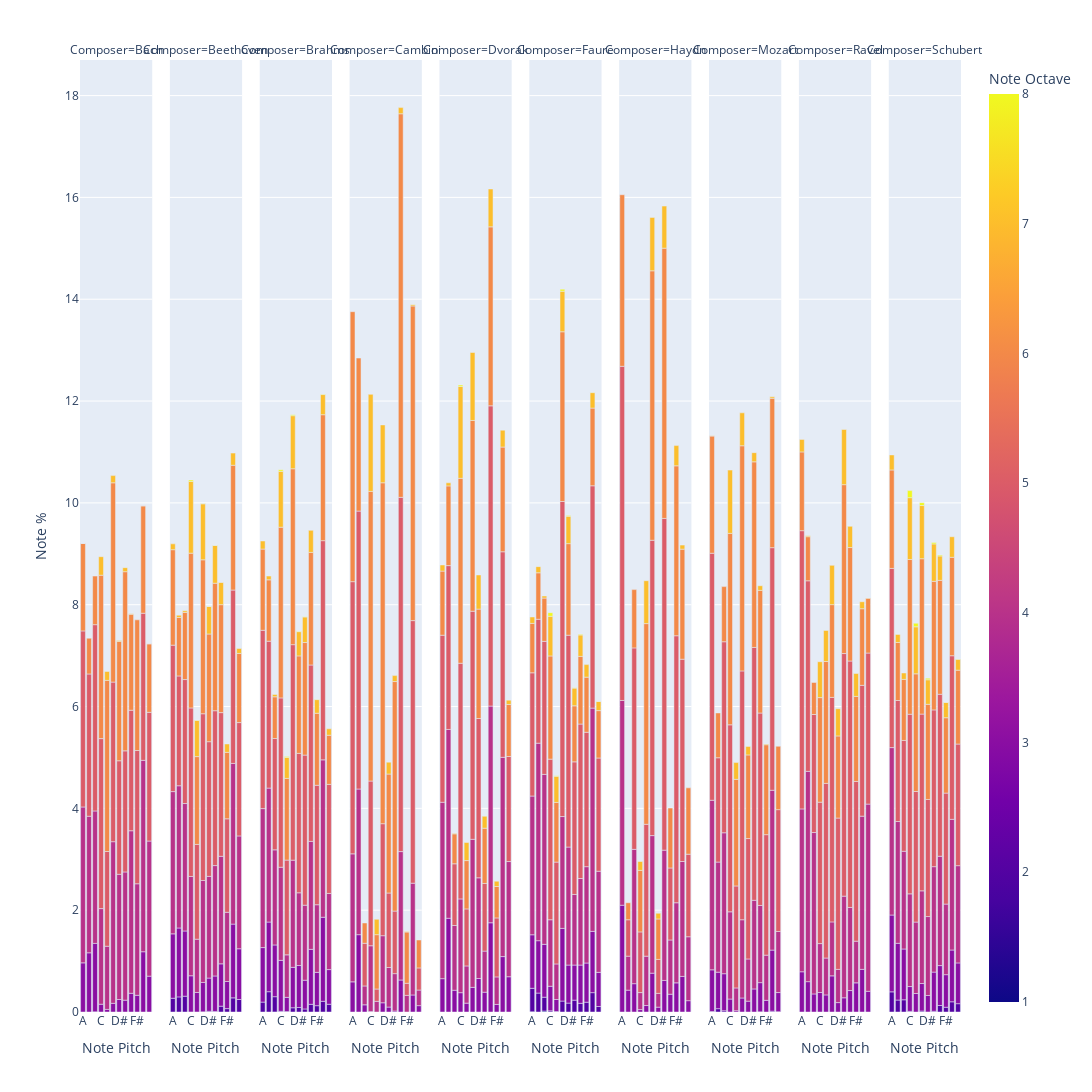

Notebook source saved alongside this figure:
### Markdown cell above
#### Let's plot this so we can visualize the results:

### Code cell
import plotly_express as px

fig = px.bar(notes_df, x='Note Pitch', y='Note %', facet_col='Composer', color='Note Octave')
fig.update_layout(height=1500, width=1500)
fig.show()

### Figure 1 — Plotly figure (JSON) as saved in the notebook; plotly's stock layout.template omitted (floating-point values rounded to 4 significant figures)
{"data": [{"alignmentgroup": "True", "hovertemplate": "Composer=Bach<br>Note Pitch=%{x}<br>Note %=%{y}<br>Note Octave=%{marker.color}<extra></extra>", "legendgroup": "", "marker": {"color": [3, 4, 5, 6, 7, 3, 4, 5, 6, 2, 3, 4, 5, 6, 3, 4, 5, 6, 7, 3, 4, 5, 6, 7, 3, 4, 5, 6, 7, 3, 4, 5, 6, 7, 3, 4, 5, 6, 7, 3, 4, 5, 6, 7, 3, 4, 5, 6, 3, 4, 5, 6, 7, 3, 4, 5, 6, 7], "coloraxis": "coloraxis", "pattern": {"shape": ""}}, "name": "", "offsetgroup": "", "orientation": "v", "showlegend": false, "textposition": "auto", "type": "bar", "x": ["A", "A", "A", "A", "A", "A#", "A#", "A#", "A#", "B", "B", "B", "B", "B", "C", "C", "C", "C", "C", "C#", "C#", "C#", "C#", "C#", "D", "D", "D", "D", "D", "D#", "D#", "D#", "D#", "D#", "E", "E", "E", "E", "E", "F", "F", "F", "F", "F", "F#", "F#", "F#", "F#", "G", "G", "G", "G", "G", "G#", "G#", "G#", "G#", "G#"], "xaxis": "x", "y": [0.9653, 3.062, 3.458, 1.717, 0.001593, 1.163, 2.683, 2.794, 0.7025, 0.003186, 1.344, 2.601, 3.659, 0.9542, 0.1529, 1.878, 3.339, 3.21, 0.3632, 0.05097, 1.241, 1.861, 3.361, 0.1752, 0.1704, 3.175, 3.135, 3.914, 0.1418, 0.2453, 2.46, 2.23, 2.343, 0.01752, 0.2326, 2.518, 2.378, 3.519, 0.07965, 0.368, 3.192, 2.367, 1.886, 0.007965, 0.3282, 2.19, 2.617, 2.566, 1.184, 3.759, 2.89, 2.109, 0.001593, 0.7041, 2.654, 2.528, 1.346, 0.001593], "yaxis": "y"}, {"alignmentgroup": "True", "hovertemplate": "Composer=Beethoven<br>Note Pitch=%{x}<br>Note %=%{y}<br>Note Octave=%{marker.color}<extra></extra>", "legendgroup": "", "marker": {"color": [2, 3, 4, 5, 6, 7, 2, 3, 4, 5, 6, 7, 2, 3, 4, 5, 6, 7, 2, 3, 4, 5, 6, 7, 8, 2, 3, 4, 5, 6, 7, 8, 2, 3, 4, 5, 6, 7, 8, 2, 3, 4, 5, 6, 7, 8, 2, 3, 4, 5, 6, 7, 8, 2, 3, 4, 5, 6, 7, 8, 2, 3, 4, 5, 6, 7, 2, 3, 4, 5, 6, 7, 2, 3, 4, 5, 6, 7], "coloraxis": "coloraxis", "pattern": {"shape": ""}}, "name": "", "offsetgroup": "", "orientation": "v", "showlegend": false, "textposition": "auto", "type": "bar", "x": ["A", "A", "A", "A", "A", "A", "A#", "A#", "A#", "A#", "A#", "A#", "B", "B", "B", "B", "B", "B", "C", "C", "C", "C", "C", "C", "C", "C#", "C#", "C#", "C#", "C#", "C#", "C#", "D", "D", "D", "D", "D", "D", "D", "D#", "D#", "D#", "D#", "D#", "D#", "D#", "E", "E", "E", "E", "E", "E", "E", "F", "F", "F", "F", "F", "F", "F", "F#", "F#", "F#", "F#", "F#", "F#", "G", "G", "G", "G", "G", "G", "G#", "G#", "G#", "G#", "G#", "G#"], "xaxis": "x2", "y": [0.2702, 1.264, 2.794, 2.877, 1.875, 0.1143, 0.2967, 1.353, 2.794, 2.157, 1.148, 0.0438, 0.3103, 1.281, 2.503, 2.435, 1.317, 0.03232, 0.00159, 0.7102, 1.951, 3.31, 3.04, 1.408, 0.02967, 0.0007065, 0.3829, 1.046, 1.862, 1.725, 0.7125, 0.004592, 0.002473, 0.5783, 2.003, 3.275, 3.024, 1.1, 0.007418, 0.01395, 0.6521, 1.998, 2.645, 2.115, 0.5403, 0.002826, 0.01024, 0.6975, 2.168, 3.042, 2.504, 0.7418, 0.004416, 0.1143, 0.8319, 2.112, 2.822, 2.12, 0.4402, 0.001236, 0.06659, 0.5324, 1.36, 1.836, 1.306, 0.1641, 0.2777, 1.449, 3.156, 3.405, 2.451, 0.2393, 0.2453, 0.9969, 2.216, 2.226, 1.358, 0.09732], "yaxis": "y2"}, {"alignmentgroup": "True", "hovertemplate": "Composer=Brahms<br>Note Pitch=%{x}<br>Note %=%{y}<br>Note Octave=%{marker.color}<extra></extra>", "legendgroup": "", "marker": {"color": [2, 3, 4, 5, 6, 7, 2, 3, 4, 5, 6, 7, 1, 2, 3, 4, 5, 6, 7, 2, 3, 4, 5, 6, 7, 8, 2, 3, 4, 5, 6, 7, 8, 2, 3, 4, 5, 6, 7, 8, 2, 3, 4, 5, 6, 7, 8, 2, 3, 4, 5, 6, 7, 8, 2, 3, 4, 5, 6, 7, 2, 3, 4, 5, 6, 7, 8, 2, 3, 4, 5, 6, 7, 8, 2, 3, 4, 5, 6, 7], "coloraxis": "coloraxis", "pattern": {"shape": ""}}, "name": "", "offsetgroup": "", "orientation": "v", "showlegend": false, "textposition": "auto", "type": "bar", "x": ["A", "A", "A", "A", "A", "A", "A#", "A#", "A#", "A#", "A#", "A#", "B", "B", "B", "B", "B", "B", "B", "C", "C", "C", "C", "C", "C", "C", "C#", "C#", "C#", "C#", "C#", "C#", "C#", "D", "D", "D", "D", "D", "D", "D", "D#", "D#", "D#", "D#", "D#", "D#", "D#", "E", "E", "E", "E", "E", "E", "E", "F", "F", "F", "F", "F", "F", "F#", "F#", "F#", "F#", "F#", "F#", "F#", "G", "G", "G", "G", "G", "G", "G", "G#", "G#", "G#", "G#", "G#", "G#"], "xaxis": "x3", "y": [0.1941, 1.071, 2.729, 3.503, 1.595, 0.1585, 0.3988, 1.368, 2.631, 2.886, 1.205, 0.0743, 0.002274, 0.2987, 1.016, 1.868, 2.187, 0.8188, 0.04625, 0.01289, 1.002, 1.829, 3.326, 3.353, 1.097, 0.03336, 0.007582, 0.2798, 0.8355, 1.861, 1.605, 0.4117, 0.01668, 0.0834, 0.7938, 2.105, 4.233, 3.455, 1.042, 0.02047, 0.0887, 0.8241, 1.428, 2.738, 1.915, 0.4761, 0.006065, 0.05989, 0.5641, 1.474, 2.948, 2.212, 0.5034, 0.005307, 0.1509, 1.08, 2.121, 3.465, 2.212, 0.4329, 0.1243, 0.6543, 1.328, 2.346, 1.415, 0.2684, 0.006823, 0.21, 1.651, 3.091, 4.306, 2.474, 0.3958, 0.009856, 0.1524, 0.6808, 1.495, 2.143, 0.9651, 0.1266], "yaxis": "y3"}, {"alignmentgroup": "True", "hovertemplate": "Composer=Cambini<br>Note Pitch=%{x}<br>Note %=%{y}<br>Note Octave=%{marker.color}<extra></extra>", "legendgroup": "", "marker": {"color": [3, 4, 5, 6, 3, 4, 5, 6, 3, 4, 5, 6, 3, 4, 5, 6, 7, 4, 5, 6, 7, 3, 4, 5, 6, 7, 3, 4, 5, 6, 7, 3, 4, 5, 6, 7, 3, 4, 5, 6, 7, 4, 5, 6, 7, 3, 4, 5, 6, 7, 3, 4, 5, 6], "coloraxis": "coloraxis", "pattern": {"shape": ""}}, "name": "", "offsetgroup": "", "orientation": "v", "showlegend": false, "textposition": "auto", "type": "bar", "x": ["A", "A", "A", "A", "A#", "A#", "A#", "A#", "B", "B", "B", "B", "C", "C", "C", "C", "C", "C#", "C#", "C#", "C#", "D", "D", "D", "D", "D", "D#", "D#", "D#", "D#", "D#", "E", "E", "E", "E", "E", "F", "F", "F", "F", "F", "F#", "F#", "F#", "F#", "G", "G", "G", "G", "G", "G#", "G#", "G#", "G#"], "xaxis": "x4", "y": [0.5923, 2.514, 5.346, 5.302, 1.519, 2.861, 5.459, 3.006, 0.141, 0.3707, 0.838, 0.3989, 0.008058, 1.293, 3.235, 5.689, 1.906, 0.2095, 0.2417, 1.068, 0.3022, 0.1813, 1.317, 2.2, 6.696, 1.136, 0.0967, 0.7776, 1.463, 2.337, 0.2337, 0.02015, 0.7333, 1.229, 4.508, 0.1168, 0.6285, 2.522, 6.958, 7.534, 0.1209, 0.3263, 0.2377, 1.007, 0.01209, 0.3344, 2.196, 5.157, 6.18, 0.02417, 0.1249, 0.3062, 0.4351, 0.5479], "yaxis": "y4"}, {"alignmentgroup": "True", "hovertemplate": "Composer=Dvorak<br>Note Pitch=%{x}<br>Note %=%{y}<br>Note Octave=%{marker.color}<extra></extra>", "legendgroup": "", "marker": {"color": [3, 4, 5, 6, 7, 3, 4, 5, 6, 7, 3, 4, 5, 6, 7, 3, 4, 5, 6, 7, 8, 3, 4, 5, 6, 7, 3, 4, 5, 6, 7, 3, 4, 5, 6, 7, 3, 4, 5, 6, 7, 3, 4, 5, 6, 7, 3, 4, 5, 6, 7, 3, 4, 5, 6, 7, 3, 4, 5, 6, 7], "coloraxis": "coloraxis", "pattern": {"shape": ""}}, "name": "", "offsetgroup": "", "orientation": "v", "showlegend": false, "textposition": "auto", "type": "bar", "x": ["A", "A", "A", "A", "A", "A#", "A#", "A#", "A#", "A#", "B", "B", "B", "B", "B", "C", "C", "C", "C", "C", "C", "C#", "C#", "C#", "C#", "C#", "D", "D", "D", "D", "D", "D#", "D#", "D#", "D#", "D#", "E", "E", "E", "E", "E", "F", "F", "F", "F", "F", "F#", "F#", "F#", "F#", "F#", "G", "G", "G", "G", "G", "G#", "G#", "G#", "G#", "G#"], "xaxis": "x5", "y": [0.655, 3.465, 3.281, 1.259, 0.1202, 1.841, 3.708, 3.218, 1.566, 0.06012, 0.4271, 1.272, 1.212, 0.5885, 0.01266, 0.3797, 1.841, 4.629, 3.632, 1.804, 0.02848, 0.174, 0.7309, 1.12, 0.9492, 0.3544, 0.4841, 2.908, 4.48, 3.746, 1.335, 0.6581, 1.978, 3.129, 2.148, 0.6708, 0.3892, 0.8068, 1.329, 1.085, 0.2341, 1.753, 4.256, 5.898, 3.515, 0.7436, 0.1487, 0.5411, 1.158, 0.617, 0.1044, 1.088, 3.914, 4.037, 2.057, 0.3322, 0.6929, 2.262, 2.063, 1.022, 0.08543], "yaxis": "y5"}, {"alignmentgroup": "True", "hovertemplate": "Composer=Faure<br>Note Pitch=%{x}<br>Note %=%{y}<br>Note Octave=%{marker.color}<extra></extra>", "legendgroup": "", "marker": {"color": [1, 2, 3, 4, 5, 6, 7, 2, 3, 4, 5, 6, 7, 1, 2, 3, 4, 5, 6, 7, 2, 3, 4, 5, 6, 7, 8, 2, 3, 4, 5, 6, 7, 8, 2, 3, 4, 5, 6, 7, 8, 2, 3, 4, 5, 6, 7, 8, 2, 3, 4, 5, 6, 7, 8, 2, 3, 4, 5, 6, 7, 8, 2, 3, 4, 5, 6, 7, 2, 3, 4, 5, 6, 7, 8, 2, 3, 4, 5, 6, 7, 8], "coloraxis": "coloraxis", "pattern": {"shape": ""}}, "name": "", "offsetgroup": "", "orientation": "v", "showlegend": false, "textposition": "auto", "type": "bar", "x": ["A", "A", "A", "A", "A", "A", "A", "A#", "A#", "A#", "A#", "A#", "A#", "B", "B", "B", "B", "B", "B", "B", "C", "C", "C", "C", "C", "C", "C", "C#", "C#", "C#", "C#", "C#", "C#", "C#", "D", "D", "D", "D", "D", "D", "D", "D#", "D#", "D#", "D#", "D#", "D#", "D#", "E", "E", "E", "E", "E", "E", "E", "F", "F", "F", "F", "F", "F", "F", "F#", "F#", "F#", "F#", "F#", "F#", "G", "G", "G", "G", "G", "G", "G", "G#", "G#", "G#", "G#", "G#", "G#", "G#"], "xaxis": "x6", "y": [0.004474, 0.4609, 1.052, 2.725, 2.421, 0.971, 0.1253, 0.3714, 1.029, 3.879, 2.434, 0.9128, 0.1208, 0.0179, 0.2729, 1.038, 3.338, 2.613, 0.8501, 0.04027, 0.02237, 0.4832, 1.307, 3.155, 2.027, 0.7786, 0.07159, 0.008949, 0.2371, 0.698, 2.0, 1.172, 0.5146, 0.008949, 0.2148, 1.427, 2.197, 6.188, 3.333, 0.7965, 0.04027, 0.1745, 0.7472, 2.318, 4.161, 1.799, 0.5369, 0.0179, 0.2327, 0.6891, 1.387, 2.604, 1.101, 0.349, 0.004474, 0.17, 0.7517, 1.7, 3.034, 1.329, 0.4206, 0.01342, 0.1924, 0.7696, 1.893, 2.64, 1.083, 0.2461, 0.3803, 1.204, 4.385, 4.367, 1.526, 0.3043, 0.008949, 0.1074, 0.6712, 1.987, 2.224, 0.9307, 0.179, 0.004474], "yaxis": "y6"}, {"alignmentgroup": "True", "hovertemplate": "Composer=Haydn<br>Note Pitch=%{x}<br>Note %=%{y}<br>Note Octave=%{marker.color}<extra></extra>", "legendgroup": "", "marker": {"color": [3, 4, 5, 6, 3, 4, 5, 6, 3, 4, 5, 6, 3, 4, 5, 6, 7, 3, 4, 5, 6, 7, 3, 4, 5, 6, 7, 3, 4, 5, 6, 7, 3, 4, 5, 6, 7, 3, 4, 5, 6, 3, 4, 5, 6, 7, 3, 4, 5, 6, 7, 3, 4, 5, 6], "coloraxis": "coloraxis", "pattern": {"shape": ""}}, "name": "", "offsetgroup": "", "orientation": "v", "showlegend": false, "textposition": "auto", "type": "bar", "x": ["A", "A", "A", "A", "A#", "A#", "A#", "A#", "B", "B", "B", "B", "C", "C", "C", "C", "C", "C#", "C#", "C#", "C#", "C#", "D", "D", "D", "D", "D", "D#", "D#", "D#", "D#", "D#", "E", "E", "E", "E", "E", "F", "F", "F", "F", "F#", "F#", "F#", "F#", "F#", "G", "G", "G", "G", "G", "G#", "G#", "G#", "G#"], "xaxis": "x7", "y": [2.098, 4.021, 6.564, 3.369, 0.4291, 0.6675, 0.7152, 0.3338, 0.5563, 2.638, 3.957, 1.144, 0.04768, 0.3338, 1.192, 1.208, 0.1748, 0.1271, 0.9695, 2.591, 3.942, 0.8423, 0.7629, 2.702, 5.801, 5.292, 1.049, 0.09536, 0.2702, 0.6675, 0.7947, 0.1113, 0.6198, 2.559, 6.516, 5.308, 0.8264, 0.3497, 1.065, 1.414, 1.176, 0.5722, 1.573, 5.245, 3.338, 0.3973, 0.6993, 2.257, 3.973, 2.161, 0.07947, 0.2225, 1.256, 1.621, 1.303], "yaxis": "y7"}, {"alignmentgroup": "True", "hovertemplate": "Composer=Mozart<br>Note Pitch=%{x}<br>Note %=%{y}<br>Note Octave=%{marker.color}<extra></extra>", "legendgroup": "", "marker": {"color": [2, 3, 4, 5, 6, 7, 2, 3, 4, 5, 6, 2, 3, 4, 5, 6, 3, 4, 5, 6, 7, 3, 4, 5, 6, 7, 3, 4, 5, 6, 7, 3, 4, 5, 6, 7, 3, 4, 5, 6, 7, 2, 3, 4, 5, 6, 7, 3, 4, 5, 6, 7, 2, 3, 4, 5, 6, 7, 2, 3, 4, 5, 6], "coloraxis": "coloraxis", "pattern": {"shape": ""}}, "name": "", "offsetgroup": "", "orientation": "v", "showlegend": false, "textposition": "auto", "type": "bar", "x": ["A", "A", "A", "A", "A", "A", "A#", "A#", "A#", "A#", "A#", "B", "B", "B", "B", "B", "C", "C", "C", "C", "C", "C#", "C#", "C#", "C#", "C#", "D", "D", "D", "D", "D", "D#", "D#", "D#", "D#", "D#", "E", "E", "E", "E", "E", "F", "F", "F", "F", "F", "F", "F#", "F#", "F#", "F#", "F#", "G", "G", "G", "G", "G", "G", "G#", "G#", "G#", "G#", "G#"], "xaxis": "x8", "y": [0.009219, 0.8192, 3.331, 4.852, 2.303, 0.002634, 0.06585, 0.7164, 2.163, 2.049, 0.8798, 0.02502, 0.727, 2.768, 3.752, 1.083, 0.2542, 1.713, 3.673, 3.76, 1.243, 0.02634, 0.4465, 2.003, 2.094, 0.3293, 0.2753, 1.537, 4.887, 4.422, 0.6466, 0.2134, 0.8284, 2.365, 1.642, 0.1673, 0.453, 1.741, 4.966, 3.645, 0.1804, 0.002634, 0.5742, 1.516, 3.78, 2.409, 0.09087, 0.2292, 0.8877, 2.367, 1.766, 0.01449, 0.0158, 1.2, 3.14, 4.765, 2.934, 0.02897, 0.006585, 0.3753, 1.2, 2.393, 1.245], "yaxis": "y8"}, {"alignmentgroup": "True", "hovertemplate": "Composer=Ravel<br>Note Pitch=%{x}<br>Note %=%{y}<br>Note Octave=%{marker.color}<extra></extra>", "legendgroup": "", "marker": {"color": [3, 4, 5, 6, 7, 3, 4, 5, 6, 7, 3, 4, 5, 6, 3, 4, 5, 6, 7, 3, 4, 5, 6, 7, 3, 4, 5, 6, 7, 3, 4, 5, 6, 7, 3, 4, 5, 6, 7, 3, 4, 5, 6, 7, 3, 4, 5, 6, 7, 3, 4, 5, 6, 7, 3, 4, 5, 6, 7], "coloraxis": "coloraxis", "pattern": {"shape": ""}}, "name": "", "offsetgroup": "", "orientation": "v", "showlegend": false, "textposition": "auto", "type": "bar", "x": ["A", "A", "A", "A", "A", "A#", "A#", "A#", "A#", "A#", "B", "B", "B", "B", "C", "C", "C", "C", "C", "C#", "C#", "C#", "C#", "C#", "D", "D", "D", "D", "D", "D#", "D#", "D#", "D#", "D#", "E", "E", "E", "E", "E", "F", "F", "F", "F", "F", "F#", "F#", "F#", "F#", "F#", "G", "G", "G", "G", "G", "G#", "G#", "G#", "G#", "G#"], "xaxis": "x9", "y": [0.7902, 3.199, 5.465, 1.547, 0.246, 0.5962, 4.131, 3.743, 0.8659, 0.01893, 0.3549, 3.17, 2.319, 0.6293, 0.3833, 0.9605, 2.778, 2.054, 0.705, 0.336, 0.724, 3.43, 2.394, 0.6104, 0.7098, 1.06, 4.41, 1.822, 0.7713, 0.1845, 0.653, 2.972, 1.614, 0.5347, 0.2792, 1.997, 4.765, 3.317, 1.084, 0.4211, 1.632, 4.841, 2.229, 0.4164, 0.5725, 0.8186, 3.137, 1.67, 0.4495, 0.8375, 3.009, 2.569, 1.505, 0.1372, 0.4069, 3.677, 2.967, 1.079, 0.004732], "yaxis": "y9"}, {"alignmentgroup": "True", "hovertemplate": "Composer=Schubert<br>Note Pitch=%{x}<br>Note %=%{y}<br>Note Octave=%{marker.color}<extra></extra>", "legendgroup": "", "marker": {"color": [2, 3, 4, 5, 6, 7, 2, 3, 4, 5, 6, 7, 2, 3, 4, 5, 6, 7, 2, 3, 4, 5, 6, 7, 8, 3, 4, 5, 6, 7, 8, 2, 3, 4, 5, 6, 7, 8, 2, 3, 4, 5, 6, 7, 8, 2, 3, 4, 5, 6, 7, 8, 2, 3, 4, 5, 6, 7, 8, 2, 3, 4, 5, 6, 7, 8, 2, 3, 4, 5, 6, 7, 2, 3, 4, 5, 6, 7, 8], "coloraxis": "coloraxis", "pattern": {"shape": ""}}, "name": "", "offsetgroup": "", "orientation": "v", "showlegend": false, "textposition": "auto", "type": "bar", "x": ["A", "A", "A", "A", "A", "A", "A#", "A#", "A#", "A#", "A#", "A#", "B", "B", "B", "B", "B", "B", "C", "C", "C", "C", "C", "C", "C", "C#", "C#", "C#", "C#", "C#", "C#", "D", "D", "D", "D", "D", "D", "D", "D#", "D#", "D#", "D#", "D#", "D#", "D#", "E", "E", "E", "E", "E", "E", "E", "F", "F", "F", "F", "F", "F", "F", "F#", "F#", "F#", "F#", "F#", "F#", "F#", "G", "G", "G", "G", "G", "G", "G#", "G#", "G#", "G#", "G#", "G#", "G#"], "xaxis": "x10", "y": [0.3957, 1.509, 3.288, 3.52, 1.934, 0.2947, 0.2347, 1.115, 2.392, 2.377, 1.14, 0.1576, 0.2401, 0.9974, 1.92, 2.176, 1.199, 0.1255, 0.01228, 0.4878, 1.82, 3.529, 3.039, 1.214, 0.1385, 0.3636, 1.403, 2.565, 2.311, 0.9238, 0.06959, 0.01842, 0.541, 1.82, 3.472, 3.052, 1.045, 0.05663, 0.002047, 0.3227, 1.55, 2.3, 1.869, 0.4823, 0.0307, 0.01433, 0.7689, 2.071, 3.08, 2.524, 0.7355, 0.02865, 0.1276, 0.7839, 2.148, 3.181, 2.237, 0.4789, 0.01774, 0.09347, 0.6399, 1.386, 2.18, 1.48, 0.3016, 0.001364, 0.2006, 1.017, 2.567, 3.213, 1.933, 0.4032, 0.1637, 0.8003, 1.91, 2.389, 1.451, 0.2163, 0.001364], "yaxis": "y10"}], "layout": {"annotations": [{"font": {}, "showarrow": false, "text": "Composer=Bach", "x": 0.041, "xanchor": "center", "xref": "paper", "y": 1, "yanchor": "bottom", "yref": "paper"}, {"font": {}, "showarrow": false, "text": "Composer=Beethoven", "x": 0.143, "xanchor": "center", "xref": "paper", "y": 1, "yanchor": "bottom", "yref": "paper"}, {"font": {}, "showarrow": false, "text": "Composer=Brahms", "x": 0.245, "xanchor": "center", "xref": "paper", "y": 1, "yanchor": "bottom", "yref": "paper"}, {"font": {}, "showarrow": false, "text": "Composer=Cambini", "x": 0.347, "xanchor": "center", "xref": "paper", "y": 1, "yanchor": "bottom", "yref": "paper"}, {"font": {}, "showarrow": false, "text": "Composer=Dvorak", "x": 0.449, "xanchor": "center", "xref": "paper", "y": 1, "yanchor": "bottom", "yref": "paper"}, {"font": {}, "showarrow": false, "text": "Composer=Faure", "x": 0.551, "xanchor": "center", "xref": "paper", "y": 1, "yanchor": "bottom", "yref": "paper"}, {"font": {}, "showarrow": false, "text": "Composer=Haydn", "x": 0.653, "xanchor": "center", "xref": "paper", "y": 1, "yanchor": "bottom", "yref": "paper"}, {"font": {}, "showarrow": false, "text": "Composer=Mozart", "x": 0.755, "xanchor": "center", "xref": "paper", "y": 1, "yanchor": "bottom", "yref": "paper"}, {"font": {}, "showarrow": false, "text": "Composer=Ravel", "x": 0.857, "xanchor": "center", "xref": "paper", "y": 1, "yanchor": "bottom", "yref": "paper"}, {"font": {}, "showarrow": false, "text": "Composer=Schubert", "x": 0.959, "xanchor": "center", "xref": "paper", "y": 1, "yanchor": "bottom", "yref": "paper"}], "barmode": "relative", "coloraxis": {"colorbar": {"title": {"text": "Note Octave"}}, "colorscale": [[0, "#0d0887"], [0.1111, "#46039f"], [0.2222, "#7201a8"], [0.3333, "#9c179e"], [0.4444, "#bd3786"], [0.5556, "#d8576b"], [0.6667, "#ed7953"], [0.7778, "#fb9f3a"], [0.8889, "#fdca26"], [1, "#f0f921"]]}, "height": 1500, "legend": {"tracegroupgap": 0}, "margin": {"t": 60}, "width": 1500, "xaxis": {"anchor": "y", "domain": [0, 0.082], "title": {"text": "Note Pitch"}}, "xaxis10": {"anchor": "y10", "domain": [0.918, 1], "matches": "x", "title": {"text": "Note Pitch"}}, "xaxis2": {"anchor": "y2", "domain": [0.102, 0.184], "matches": "x", "title": {"text": "Note Pitch"}}, "xaxis3": {"anchor": "y3", "domain": [0.204, 0.286], "matches": "x", "title": {"text": "Note Pitch"}}, "xaxis4": {"anchor": "y4", "domain": [0.306, 0.388], "matches": "x", "title": {"text": "Note Pitch"}}, "xaxis5": {"anchor": "y5", "domain": [0.408, 0.49], "matches": "x", "title": {"text": "Note Pitch"}}, "xaxis6": {"anchor": "y6", "domain": [0.51, 0.592], "matches": "x", "title": {"text": "Note Pitch"}}, "xaxis7": {"anchor": "y7", "domain": [0.612, 0.694], "matches": "x", "title": {"text": "Note Pitch"}}, "xaxis8": {"anchor": "y8", "domain": [0.714, 0.796], "matches": "x", "title": {"text": "Note Pitch"}}, "xaxis9": {"anchor": "y9", "domain": [0.816, 0.898], "matches": "x", "title": {"text": "Note Pitch"}}, "yaxis": {"anchor": "x", "domain": [0, 1], "title": {"text": "Note %"}}, "yaxis10": {"anchor": "x10", "domain": [0, 1], "matches": "y", "showticklabels": false}, "yaxis2": {"anchor": "x2", "domain": [0, 1], "matches": "y", "showticklabels": false}, "yaxis3": {"anchor": "x3", "domain": [0, 1], "matches": "y", "showticklabels": false}, "yaxis4": {"anchor": "x4", "domain": [0, 1], "matches": "y", "showticklabels": false}, "yaxis5": {"anchor": "x5", "domain": [0, 1], "matches": "y", "showticklabels": false}, "yaxis6": {"anchor": "x6", "domain": [0, 1], "matches": "y", "showticklabels": false}, "yaxis7": {"anchor": "x7", "domain": [0, 1], "matches": "y", "showticklabels": false}, "yaxis8": {"anchor": "x8", "domain": [0, 1], "matches": "y", "showticklabels": false}, "yaxis9": {"anchor": "x9", "domain": [0, 1], "matches": "y", "showticklabels": false}}}
